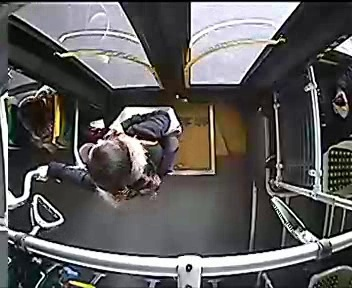
#> input picture test_img/detected_image.jpg, 352 x 288 px, found by its file name
$ python helpers.py
#> lines starting #> are read from the running program, lines starting #| are printed output that depends on the picture
# -*- coding: utf-8 -*-
"""
Created on Fri May 10 13:43:36 2019

@author: Allent_Computer
"""

# import the necessary packages
import imutils
from skimage.transform import pyramid_gaussian
import cv2

def pyramid(image, scale=1.5, minSize=(70, 70)):
    # yield the original image
    yield image
    loop=1
    # keep looping over the pyramid
    while loop:
        loop-=1
        # compute the new dimensions of the image and resize it
        w = int(image.shape[1] / scale)
        image = imutils.resize(image, width=w)

        # if the resized image does not meet the supplied minimum
        # size, then stop constructing the pyramid
        if image.shape[0] < minSize[1] or image.shape[1] < minSize[0]:
            break

        # yield the next image in the pyramid
        yield image

def sliding_window(image, stepSize, windowSize):
    # slide a window across the image
    for y in range(0, image.shape[0], stepSize):
        for x in range(0, image.shape[1], stepSize):
            # yield the current window
            yield (x, y, image[y:y + windowSize[1], x:x + windowSize[0]])

if __name__ == '__main__':
    image = cv2.imread('E:/python/myInceptionProject/detected_image.jpg')
#> image is the input picture: shape (288, 352, 3); mean B, G, R 92.1, 92.6, 94.6
    # METHOD #2: Resizing + Gaussian smoothing.
    for (i, resized) in enumerate(pyramid_gaussian(image, downscale=3)):
        # if the image is too small, break from the loop
        if resized.shape[0] < 30 or resized.shape[1] < 30:
            break
        # show the resized image
        WinName = "Layer {}".format(i + 1)
#        cv2.imshow(WinName, resized)
#        cv2.waitKey(10)
        resized = resized*255
        cv2.imwrite('./'+WinName+'.jpg',resized)
#> this loop made 4 passes
#> WinName on passes 1 to 3: 'Layer 1', 'Layer 2', 'Layer 3'
#> pass 2, `resized = resized*255`:
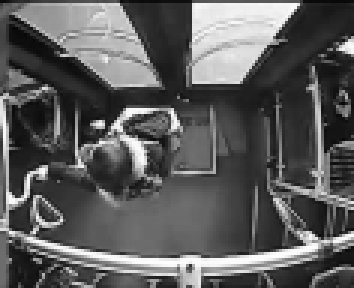
#> resized: shape (96, 118, 1) float64 (shown 3 times larger); min 6.28, max 253.5, mean 93
#> pass 3, `resized = resized*255`:
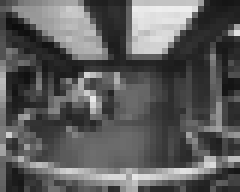
#> resized: shape (32, 40, 1) float64 (shown 6 times larger); min 13.52, max 238.8, mean 93
